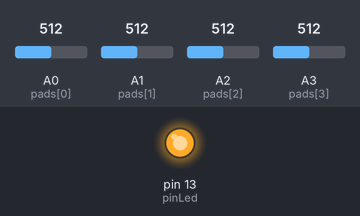
Simulated run of this sketch. Board: Arduino Uno, built with avr-gcc and run on an emulated ATmega328P. On the bench: output pins drawn as LEDs (lit = HIGH). The test bench sets the inputs (shaded band); at power-on: A0 (pads[0]) = 512, A3 (pads[3]) = 512, A1 (pads[1]) = 512, A2 (pads[2]) = 512. What the sketch prints to the serial monitor is not drawn.

Above: at 1.2 s.
1.3 s: A0 (pads[0]) set to 489
4.3 s: A3 (pads[3]) set to 484
At 5.6 s:
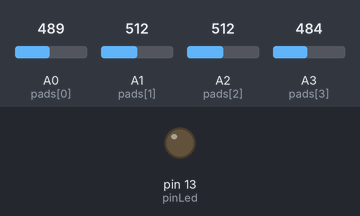
5.9 s: A3 (pads[3]) set to 716
8.9 s: A0 (pads[0]) set to 716
10.4 s: A1 (pads[1]) set to 484
13.4 s: A2 (pads[2]) set to 306
Timing chart, 0 to 17.4 s (numbered marks = the images above; inputs shaded):
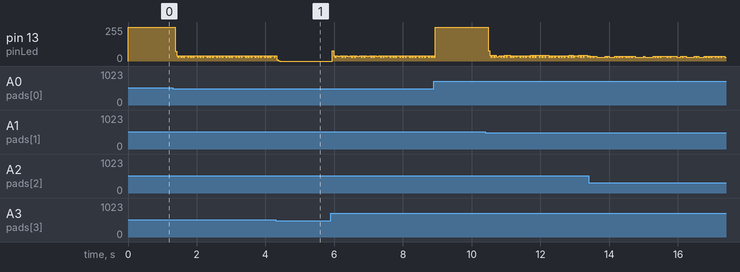

The sketch:

drum_pad.ino
```cpp
const int pads[] = {A0,A1,A2,A3};
const int sensitivity = 500;  // threshold value to decide when the detected sound is a knock or not
const int numPads = (sizeof(pads)/sizeof(int *));
const int pinLed = 13;

int padReading = 0;
unsigned long lastHitMillis[] = {0,0,0};


void setup() {
  Serial.begin(9600);
  pinMode(pinLed,OUTPUT);
}

void loop() {

  // cacah list padsnya
  for(int i = 0; i < numPads; i++){

    unsigned long currentMillis = millis();

    /*
    Create multitasking to reading analog input
    To avoid false triggers test if the debounce delay
    period has passed
    */
    if(currentMillis - lastHitMillis[i] >= 70){
      padReading = analogRead(pads[i]);
      /*
      * if the sensor reading is greater than the sensitivity limit:
      */
      if (padReading >= sensitivity) {

        //Set the hit time for pseudo debouncing
        lastHitMillis[i] = millis();

        // Data disini yang dikirim ke serial communication
        Serial.write(i);

        // disini untuk menyalakan LEDnya
        digitalWrite(pinLed,HIGH);

      } else {
        // disini untuk mematikan lednya
        digitalWrite(pinLed,LOW);
      }
    }

  }

}
```

Measured:
- the behaviour switches between 500 and 499 on A3 (pads[3]) (found by bisection; images 0 and 1)
